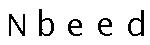
#> input picture 82image.jpg, 150 x 45 px, given as the content of the folder ./BinPic, which was not available
$ python cutImg.py
#> lines starting #> are read from the running program, lines starting #| are printed output that depends on the picture; pictures that were not available may be replaced by others from this repository, and a replacement may not be noted
from PIL import Image
import os

file_origin = './BinPic'

def get_children_img(img):

    ChildImgList = []

    for i in range(5):
        x = 9 + i * (22+8)
        y = 9
        ChildImg = img.crop((x, y, x+22, y+34))
        ChildImgList.append(ChildImg)

    return ChildImgList

def save_children_img(path, ChildImgList, ImgDest):

    FullFileName = os.path.basename(path)
    FullFileNameSplit = FullFileName.split('.')
    FileName = FullFileNameSplit[0]

    i = 0
    for ChildImg in ChildImgList:
        CutImgFileName = FileName + '-' + ("%s.jpg" % i)
        ChildImg.save(ImgDest + CutImgFileName)

        i+=1

if __name__ == "__main__" :

    count = 0
    names = os.listdir(file_origin)


    for file in names:
        fileNum = file[:-9]
        info = "cut " + str(count+1) + "pic : " + fileNum
        print(info)

        img = Image.open('./BinPic/' + file).convert('L')
#> img is the input picture: PIL image 150x45 L; min 0, max 255, mean 228.3

        ChildImgList = get_children_img(img)
#> the loop in get_children_img, `for i in range(5):` made 5 passes
#> pass 1, in get_children_img, `ChildImg = img.crop((x, y, x+22, y+34))`:
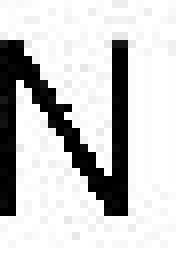
#> ChildImg: PIL image 22x34 L (shown 8 times larger); min 0, max 255, mean 204.5
#> pass 2, in get_children_img, `ChildImg = img.crop((x, y, x+22, y+34))`:
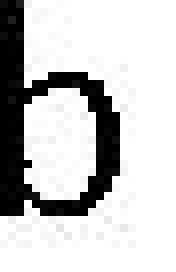
#> ChildImg: PIL image 22x34 L (shown 8 times larger); min 0, max 255, mean 200.1
#> pass 3, in get_children_img, `ChildImg = img.crop((x, y, x+22, y+34))`:
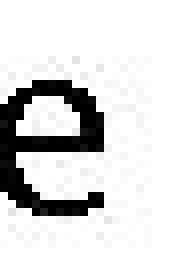
#> ChildImg: PIL image 22x34 L (shown 8 times larger); min 0, max 255, mean 217.5
#> after the loop in get_children_img, `for i in range(5):`: ChildImgList = 5 items
#> ChildImgList = 5 items
        save_children_img(fileNum, ChildImgList, './CutPic/')
#> the loop in save_children_img, `for ChildImg in ChildImgList:` made 5 passes
#> CutImgFileName on passes 1 to 5: '82-0.jpg', '82-1.jpg', '82-2.jpg', '82-3.jpg', '82-4.jpg'
#> after the loop in save_children_img, `for ChildImg in ChildImgList:`: i = 5

        count += 1

    img = Image.open('82image.jpg')

    ChildImgList = get_children_img(img)

#> (the run stopped early here; a loop or call above may not have finished)
